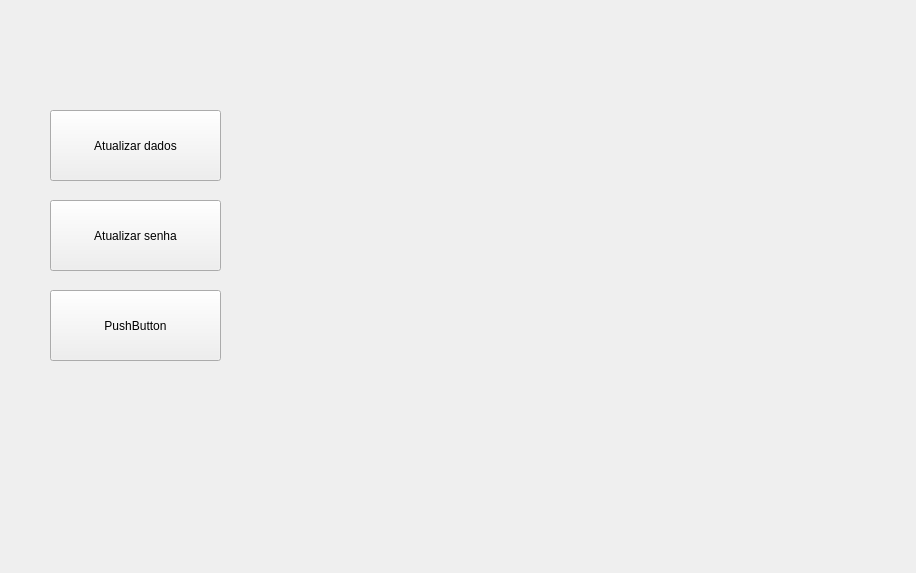
<?xml version="1.0" encoding="UTF-8"?>
<ui version="4.0">
 <class>Form</class>
 <widget class="QWidget" name="Form">
  <property name="geometry">
   <rect>
    <x>0</x>
    <y>0</y>
    <width>916</width>
    <height>573</height>
   </rect>
  </property>
  <property name="windowTitle">
   <string>Form</string>
  </property>
  <widget class="QPushButton" name="pushButton">
   <property name="geometry">
    <rect>
     <x>50</x>
     <y>110</y>
     <width>171</width>
     <height>71</height>
    </rect>
   </property>
   <property name="text">
    <string>Atualizar dados</string>
   </property>
  </widget>
  <widget class="QPushButton" name="atualizar_senha_btn">
   <property name="geometry">
    <rect>
     <x>50</x>
     <y>200</y>
     <width>171</width>
     <height>71</height>
    </rect>
   </property>
   <property name="text">
    <string>Atualizar senha</string>
   </property>
  </widget>
  <widget class="QPushButton" name="pushButton_3">
   <property name="geometry">
    <rect>
     <x>50</x>
     <y>290</y>
     <width>171</width>
     <height>71</height>
    </rect>
   </property>
   <property name="text">
    <string>PushButton</string>
   </property>
  </widget>
  <widget class="QWidget" name="verticalLayoutWidget">
   <property name="geometry">
    <rect>
     <x>260</x>
     <y>110</y>
     <width>291</width>
     <height>441</height>
    </rect>
   </property>
   <layout class="QVBoxLayout" name="layout_1"/>
  </widget>
  <widget class="QWidget" name="verticalLayoutWidget_2">
   <property name="geometry">
    <rect>
     <x>560</x>
     <y>110</y>
     <width>291</width>
     <height>441</height>
    </rect>
   </property>
   <layout class="QVBoxLayout" name="layout_2"/>
  </widget>
  <widget class="QLabel" name="bem_vindo">
   <property name="geometry">
    <rect>
     <x>90</x>
     <y>40</y>
     <width>361</width>
     <height>31</height>
    </rect>
   </property>
   <property name="font">
    <font>
     <pointsize>12</pointsize>
    </font>
   </property>
   <property name="text">
    <string/>
   </property>
  </widget>
 </widget>
 <resources/>
 <connections/>
</ui>
